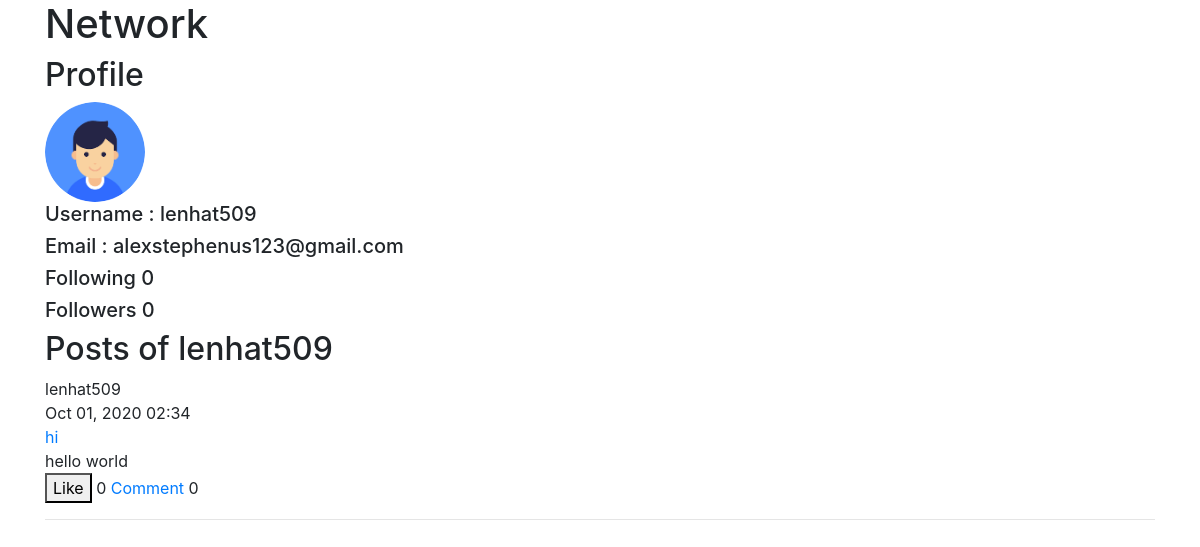
/author/lenhat509/ (signed in), run on an earlier commit of the app's database.
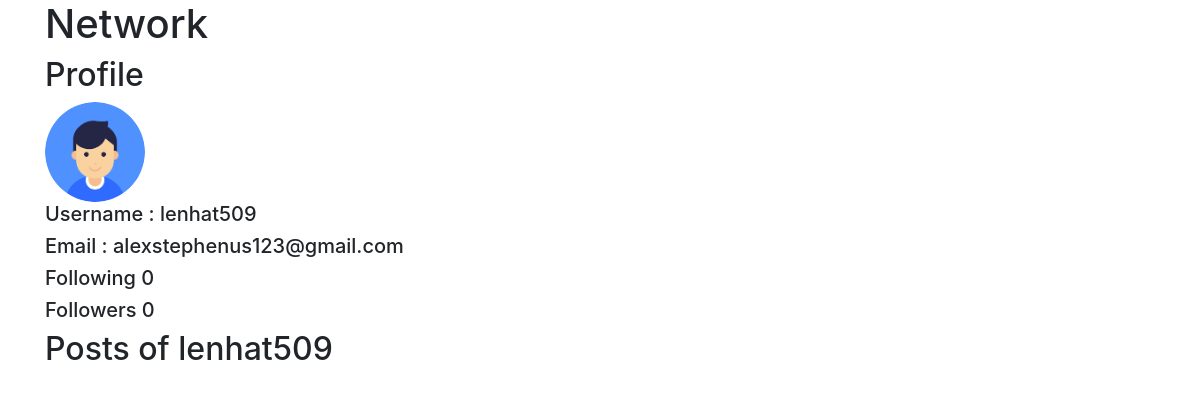
And on a later commit of the database.
### posts/models.py (models this page shows, shortened)
class Post(models.Model):
    title = models.CharField(max_length=200)
    content = models.TextField()
    date_posted = models.DateTimeField(default=timezone.now)
    author = models.ForeignKey(User, on_delete=models.CASCADE)
    likes = models.ManyToManyField(User, related_name='interesting_posts', blank=True)
    comment_to = models.ForeignKey('self', related_name='comments', blank=True, null=True, on_delete=models.CASCADE)

### posts/views.py (the view)
# urls.py: path('author/<str:username>/', views.UserPostListView.as_view(), name='user-posts'),
class UserPostListView(LoginRequiredMixin, ListView):
    model = Post
    template_name = 'posts/user_posts.html'
    context_object_name = 'posts'
    def get_context_data(self):
        context = super().get_context_data()
        context['profile'] = get_object_or_404(User, username=self.kwargs['username']).profile
        return context
    def get_queryset(self):
        user = get_object_or_404(User, username=self.kwargs['username'])
        return Post.objects.filter(author=user, comment_to=None).order_by('-date_posted')

### posts/templates/posts/user_posts.html (shortened to what this page needs)
{% extends 'users/layout.html' %}
{% load tz %}
{% block body %}
    <h2>Profile</h2>
    <img src="{{ profile.image.url }}" alt="" class='round-avatar'>
    <h5>Username : {{profile.user.username}}</h5>
    <h5>Email    : {{profile.user.email}}</h5>
    <h5>Following {{profile.following.count}}</h5>
    <h5>Followers <span id='followers'>{{profile.followers.count}}</span></h5>
    <h2>Posts of {{view.kwargs.username}}</h2>
    {% if posts %}
        {% for post in posts %}
        <div class="post" data-id='{{post.id}}'>
            {{ post.author.username }} <br>
            {{ post.date_posted|localtime|date:'M d, Y H:i'}} <br>
            <a href="{% url 'post-detail' post.id %}">{{ post.title }}</a> <br>
            {{ post.content }} <br>
            <button id='toggle-like'>
                {% if user in post.likes.all %}
                    Liked
                {% else %}
                    Like
                {% endif %}
            </button>
            <span id="number-likes">{{post.likes.count}}</span>
            <a href="{% url 'post-detail' post.id %}">Comment</a>
            <span id='number-comments'>{{post.comments.count}}</span>
        </div>
        <hr>
        {% endfor %}
    {% endif %}
{% endblock body %}

What changed in the data, as far as the page shows it:
removed Post: author.username "lenhat509", date_posted "Oct 01, 2020 02:34", title "hi", content "hello world", shows "Like", likes.count "0", comments.count "0"
